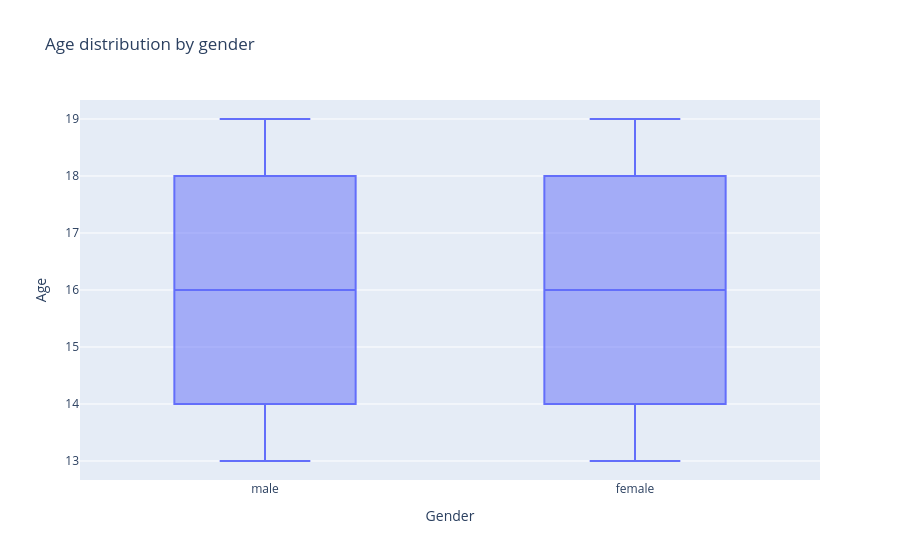

Notebook source saved alongside this figure:
### Markdown cell above
px.

### Code cell
data_clean = data.dropna(subset=["gender", "age"])
fig = px.box(
data_clean,
x="gender",
y="age",
title="Age distribution by gender",
labels={"gender": "Gender", "age": "Age"}
)
fig.show()

### Figure 1 — Plotly figure (JSON) as saved in the notebook; plotly's stock layout.template omitted (floating-point values rounded to 4 significant figures; data arrays with more than 128 entries replaced by an {"elided": "..."} marker saying what was removed)
{"data": [{"alignmentgroup": "True", "hovertemplate": "Gender=%{x}<br>Age=%{y}<extra></extra>", "legendgroup": "", "marker": {"color": "#636efa"}, "name": "", "notched": false, "offsetgroup": "", "orientation": "v", "showlegend": false, "type": "box", "x": {"elided": "1200 str values"}, "x0": " ", "xaxis": "x", "y": {"elided": "1200 int values"}, "y0": " ", "yaxis": "y"}], "layout": {"boxmode": "group", "legend": {"tracegroupgap": 0}, "title": {"text": "Age distribution by gender"}, "xaxis": {"anchor": "y", "domain": [0, 1], "title": {"text": "Gender"}}, "yaxis": {"anchor": "x", "domain": [0, 1], "title": {"text": "Age"}}}}
